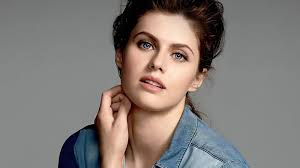
#> input picture Open_cv/d.jpg, 300 x 168 px
$ python splitrgb.py
#> lines starting #> are read from the running program, lines starting #| are printed output that depends on the picture
# how to split RGB space into separte form.
import cv2
from cv2 import waitKey
import numpy as np
img=cv2.imread("d.jpg")
#> img is the input picture: shape (168, 300, 3); mean B, G, R 119.6, 123.4, 130.2
cv2.imshow("out put",img)
cv2.waitKey(0)
# to extract rgb.
B,G,R=cv2.split(img)
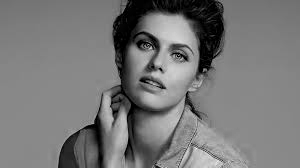
#> B: shape (168, 300); min 0, max 254, mean 119.6
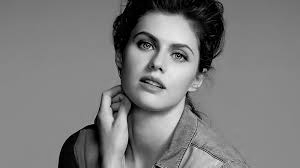
#> G: shape (168, 300); min 0, max 242, mean 123.4
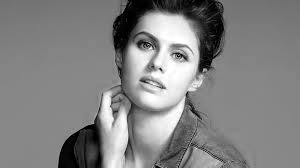
#> R: shape (168, 300); min 0, max 255, mean 130.2
#create in image...with the help of zero matrix.
zeros=np.zeros(img.shape[:2],dtype="uint8")
#for rgb color space merge function is used
cv2.imshow("Blue",cv2.merge([B,zeros,zeros])) # first we will extract plan/color 1 using merge function.
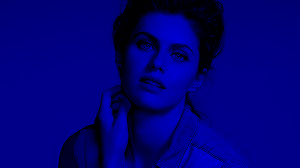
#> window 'Blue': shape (168, 300, 3); mean B, G, R 119.6, 0, 0
waitKey(0)
cv2.imshow("Green",cv2.merge([zeros,G,zeros]))
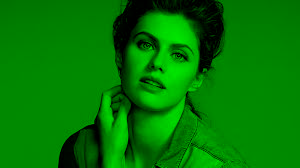
#> window 'Green': shape (168, 300, 3); mean B, G, R 0, 123.4, 0
waitKey(0)
cv2.imshow("Red",cv2.merge([zeros,zeros,R]))
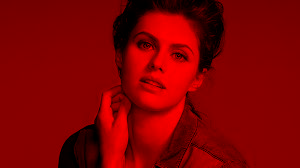
#> window 'Red': shape (168, 300, 3); mean B, G, R 0, 0, 130.2
waitKey(0)
cv2.destroyAllWindows()

$ run again, with Open_cv/k1.jpg copied over Open_cv/d.jpg
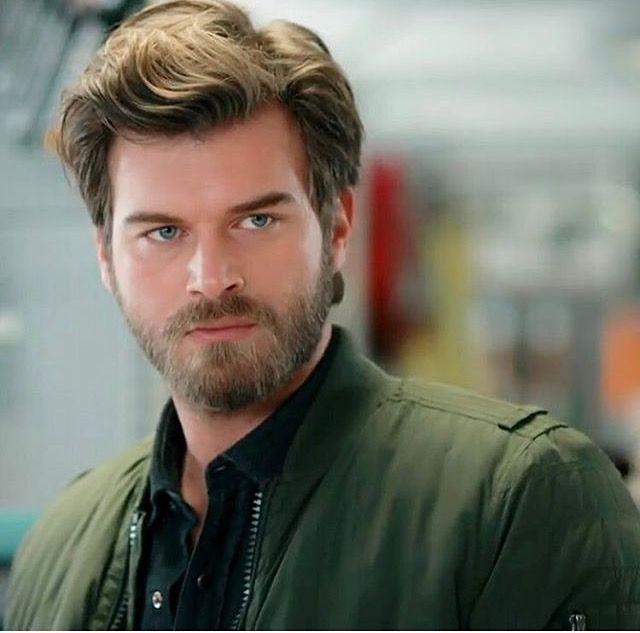
#> input picture Open_cv/k1.jpg, 640 x 633 px
#> img is the input picture: shape (633, 640, 3); mean B, G, R 104.1, 116.2, 117.1
#> `cv2.imshow("Green",cv2.merge([zeros,G,zeros]))`:
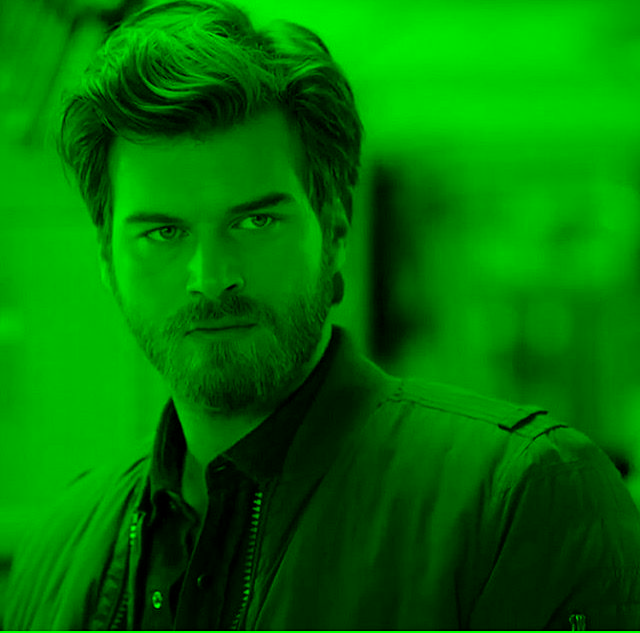
#> window 'Green': shape (633, 640, 3); mean B, G, R 0, 116.2, 0
#> `cv2.imshow("Red",cv2.merge([zeros,zeros,R]))`:
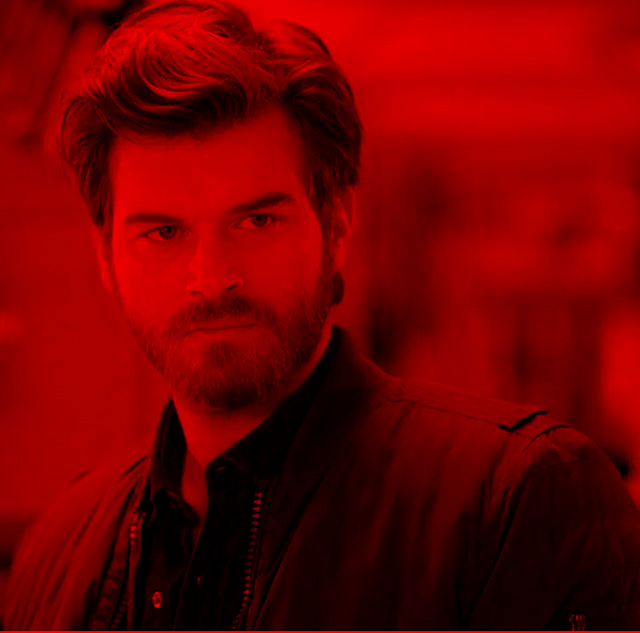
#> window 'Red': shape (633, 640, 3); mean B, G, R 0, 0, 117.1
